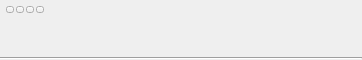
<?xml version="1.0" encoding="UTF-8"?>
<ui version="4.0">
 <class>TreeElement_Group</class>
 <widget class="QWidget" name="TreeElement_Group">
  <property name="geometry">
   <rect>
    <x>0</x>
    <y>0</y>
    <width>362</width>
    <height>60</height>
   </rect>
  </property>
  <property name="sizePolicy">
   <sizepolicy hsizetype="Preferred" vsizetype="Fixed">
    <horstretch>0</horstretch>
    <verstretch>0</verstretch>
   </sizepolicy>
  </property>
  <property name="contextMenuPolicy">
   <enum>Qt::NoContextMenu</enum>
  </property>
  <layout class="QHBoxLayout" name="horizontalLayout_4">
   <property name="spacing">
    <number>0</number>
   </property>
   <property name="leftMargin">
    <number>0</number>
   </property>
   <property name="topMargin">
    <number>0</number>
   </property>
   <property name="rightMargin">
    <number>0</number>
   </property>
   <property name="bottomMargin">
    <number>0</number>
   </property>
   <item>
    <widget class="QWidget" name="m_BackLayer" native="true">
     <property name="sizePolicy">
      <sizepolicy hsizetype="Expanding" vsizetype="Expanding">
       <horstretch>0</horstretch>
       <verstretch>0</verstretch>
      </sizepolicy>
     </property>
     <property name="windowTitle">
      <string notr="true"/>
     </property>
     <layout class="QGridLayout" name="gridLayout">
      <property name="leftMargin">
       <number>0</number>
      </property>
      <property name="topMargin">
       <number>0</number>
      </property>
      <property name="rightMargin">
       <number>0</number>
      </property>
      <property name="bottomMargin">
       <number>0</number>
      </property>
      <property name="spacing">
       <number>0</number>
      </property>
      <item row="0" column="0">
       <layout class="QHBoxLayout" name="horizontalLayout_2">
        <property name="spacing">
         <number>0</number>
        </property>
        <property name="sizeConstraint">
         <enum>QLayout::SetDefaultConstraint</enum>
        </property>
        <property name="leftMargin">
         <number>2</number>
        </property>
        <property name="topMargin">
         <number>1</number>
        </property>
        <property name="rightMargin">
         <number>2</number>
        </property>
        <property name="bottomMargin">
         <number>0</number>
        </property>
        <item>
         <spacer name="horizontalSpacer">
          <property name="orientation">
           <enum>Qt::Horizontal</enum>
          </property>
          <property name="sizeType">
           <enum>QSizePolicy::Fixed</enum>
          </property>
          <property name="sizeHint" stdset="0">
           <size>
            <width>0</width>
            <height>20</height>
           </size>
          </property>
         </spacer>
        </item>
        <item alignment="Qt::AlignVCenter">
         <widget class="CLogoView" name="m_Logo" native="true">
          <property name="sizePolicy">
           <sizepolicy hsizetype="Fixed" vsizetype="Expanding">
            <horstretch>0</horstretch>
            <verstretch>0</verstretch>
           </sizepolicy>
          </property>
          <property name="baseSize">
           <size>
            <width>0</width>
            <height>0</height>
           </size>
          </property>
         </widget>
        </item>
       </layout>
      </item>
      <item row="0" column="1">
       <widget class="QWidget" name="m_Cursor" native="true">
        <layout class="QHBoxLayout" name="horizontalLayout_3">
         <property name="spacing">
          <number>0</number>
         </property>
         <property name="leftMargin">
          <number>2</number>
         </property>
         <property name="topMargin">
          <number>0</number>
         </property>
         <property name="rightMargin">
          <number>2</number>
         </property>
         <property name="bottomMargin">
          <number>0</number>
         </property>
         <item>
          <layout class="QHBoxLayout" name="horizontalLayout">
           <property name="spacing">
            <number>4</number>
           </property>
           <property name="sizeConstraint">
            <enum>QLayout::SetDefaultConstraint</enum>
           </property>
           <property name="leftMargin">
            <number>0</number>
           </property>
           <item>
            <layout class="QVBoxLayout" name="verticalLayout" stretch="0,100">
             <property name="spacing">
              <number>2</number>
             </property>
             <item>
              <widget class="QWidget" name="m_ExtButtonContainer" native="true">
               <property name="sizePolicy">
                <sizepolicy hsizetype="Minimum" vsizetype="Minimum">
                 <horstretch>0</horstretch>
                 <verstretch>0</verstretch>
                </sizepolicy>
               </property>
               <layout class="QHBoxLayout" name="horizontalLayout_5">
                <property name="spacing">
                 <number>2</number>
                </property>
                <property name="leftMargin">
                 <number>0</number>
                </property>
                <property name="topMargin">
                 <number>0</number>
                </property>
                <property name="rightMargin">
                 <number>2</number>
                </property>
                <property name="bottomMargin">
                 <number>0</number>
                </property>
                <item alignment="Qt::AlignLeft">
                 <widget class="CSkinButton" name="m_ExtButton1">
                  <property name="focusPolicy">
                   <enum>Qt::NoFocus</enum>
                  </property>
                  <property name="text">
                   <string notr="true"/>
                  </property>
                  <property name="iconSize">
                   <size>
                    <width>0</width>
                    <height>0</height>
                   </size>
                  </property>
                  <property name="checkable">
                   <bool>false</bool>
                  </property>
                 </widget>
                </item>
                <item alignment="Qt::AlignLeft">
                 <widget class="CSkinButton" name="m_ExtButton2">
                  <property name="focusPolicy">
                   <enum>Qt::NoFocus</enum>
                  </property>
                  <property name="text">
                   <string notr="true"/>
                  </property>
                  <property name="iconSize">
                   <size>
                    <width>0</width>
                    <height>0</height>
                   </size>
                  </property>
                  <property name="checkable">
                   <bool>false</bool>
                  </property>
                 </widget>
                </item>
                <item alignment="Qt::AlignLeft">
                 <widget class="CSkinButton" name="m_ExtButton3">
                  <property name="focusPolicy">
                   <enum>Qt::NoFocus</enum>
                  </property>
                  <property name="text">
                   <string notr="true"/>
                  </property>
                  <property name="iconSize">
                   <size>
                    <width>0</width>
                    <height>0</height>
                   </size>
                  </property>
                  <property name="checkable">
                   <bool>false</bool>
                  </property>
                 </widget>
                </item>
                <item alignment="Qt::AlignLeft">
                 <widget class="CSkinButton" name="m_ExtButton4">
                  <property name="focusPolicy">
                   <enum>Qt::NoFocus</enum>
                  </property>
                  <property name="text">
                   <string notr="true"/>
                  </property>
                  <property name="iconSize">
                   <size>
                    <width>0</width>
                    <height>0</height>
                   </size>
                  </property>
                  <property name="checkable">
                   <bool>false</bool>
                  </property>
                 </widget>
                </item>
                <item>
                 <spacer name="horizontalSpacer_2">
                  <property name="orientation">
                   <enum>Qt::Horizontal</enum>
                  </property>
                  <property name="sizeHint" stdset="0">
                   <size>
                    <width>40</width>
                    <height>20</height>
                   </size>
                  </property>
                 </spacer>
                </item>
               </layout>
              </widget>
             </item>
             <item alignment="Qt::AlignLeft">
              <widget class="CSkinOneLineText" name="m_Name">
               <property name="sizePolicy">
                <sizepolicy hsizetype="Minimum" vsizetype="Expanding">
                 <horstretch>0</horstretch>
                 <verstretch>0</verstretch>
                </sizepolicy>
               </property>
               <property name="alignment">
                <set>Qt::AlignLeading|Qt::AlignLeft|Qt::AlignVCenter</set>
               </property>
               <property name="heightByContext" stdset="0">
                <bool>false</bool>
               </property>
               <property name="widthByContext" stdset="0">
                <bool>true</bool>
               </property>
               <property name="addheight" stdset="0">
                <number>3</number>
               </property>
              </widget>
             </item>
            </layout>
           </item>
           <item alignment="Qt::AlignRight">
            <widget class="CLogoView" name="m_Banner" native="true">
             <property name="sizePolicy">
              <sizepolicy hsizetype="MinimumExpanding" vsizetype="Expanding">
               <horstretch>0</horstretch>
               <verstretch>0</verstretch>
              </sizepolicy>
             </property>
             <property name="minimumSize">
              <size>
               <width>250</width>
               <height>0</height>
              </size>
             </property>
             <property name="contextMenuPolicy">
              <enum>Qt::NoContextMenu</enum>
             </property>
            </widget>
           </item>
          </layout>
         </item>
        </layout>
       </widget>
      </item>
      <item row="1" column="0" colspan="2">
       <widget class="Line" name="line">
        <property name="sizePolicy">
         <sizepolicy hsizetype="Expanding" vsizetype="Fixed">
          <horstretch>0</horstretch>
          <verstretch>0</verstretch>
         </sizepolicy>
        </property>
        <property name="minimumSize">
         <size>
          <width>0</width>
          <height>2</height>
         </size>
        </property>
        <property name="contextMenuPolicy">
         <enum>Qt::NoContextMenu</enum>
        </property>
        <property name="frameShadow">
         <enum>QFrame::Sunken</enum>
        </property>
        <property name="lineWidth">
         <number>1</number>
        </property>
        <property name="orientation">
         <enum>Qt::Horizontal</enum>
        </property>
       </widget>
      </item>
     </layout>
    </widget>
   </item>
  </layout>
 </widget>
 <customwidgets>
  <customwidget>
   <class>CSkinOneLineText</class>
   <extends>QLabel</extends>
   <header>skinonelinetext.h</header>
  </customwidget>
  <customwidget>
   <class>CLogoView</class>
   <extends>QWidget</extends>
   <header>logoview.h</header>
  </customwidget>
  <customwidget>
   <class>CSkinButton</class>
   <extends>QToolButton</extends>
   <header>skinbutton.h</header>
  </customwidget>
 </customwidgets>
 <resources/>
 <connections/>
</ui>
